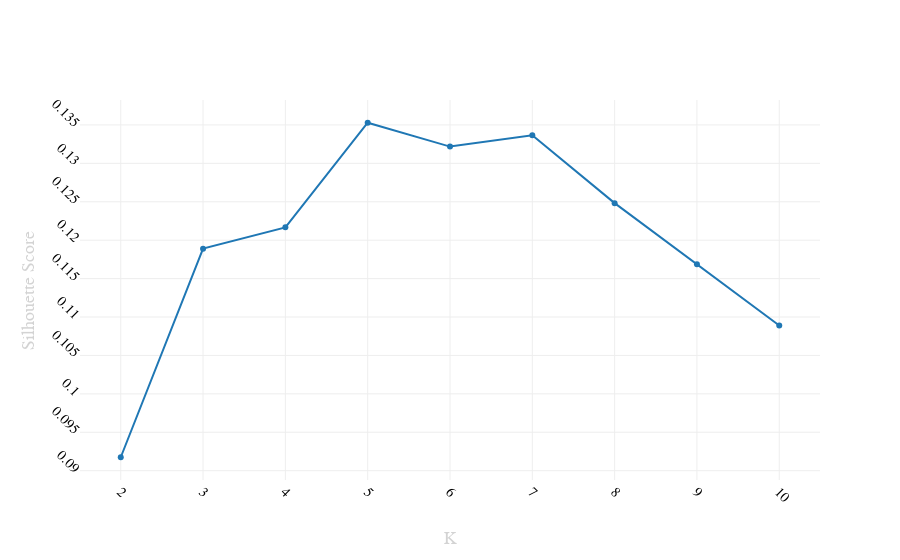

This figure's notebook cell:
### Markdown cell above
<div class="span5 alert alert-info">
<h3>Checkup Exercise Set III</h3>

<p><b>Exercise:</b> Using the documentation for the `silhouette_score` function above, construct a series of silhouette plots like the ones in the article linked above.</p>

<p><b>Exercise:</b> Compute the average silhouette score for each $K$ and plot it. What $K$ does the plot suggest we should choose? Does it differ from what we found using the Elbow method?</p>
</div>

### Code cell
ys=[]
for i in K:
    kmeans=KMeans(n_clusters=i, random_state=1)
    kmeans.fit(X_matrix)
    labels=kmeans.labels_
    ys.append(silhouette_score(X_matrix, labels))
    
# Create a trace
trace = go.Scatter(x = K, y = ys)

data = [trace]
layout = go.Layout(
    xaxis=dict(
        title='K',
        titlefont=dict(
            family='Arial, sans-serif',
            size=18,
            color='lightgrey'
        ),
        showticklabels=True,
        tickangle=45,
        tickfont=dict(
            family='Old Standard TT, serif',
            size=14,
            color='black'
        ),
        exponentformat='e',
        showexponent='all'
    ),
    yaxis=dict(
        title='Silhouette Score',
        titlefont=dict(
            family='Arial, sans-serif',
            size=18,
            color='lightgrey'
        ),
        showticklabels=True,
        tickangle=45,
        tickfont=dict(
            family='Old Standard TT, serif',
            size=14,
            color='black'
        ),
        exponentformat='e',
        showexponent='all'
    )
)
fig = go.Figure(data=data, layout=layout)
py.iplot(fig)

### Figure 1 — Plotly figure (JSON) as saved in the notebook; plotly's stock layout.template omitted (floating-point values rounded to 4 significant figures)
{"data": [{"type": "scatter", "uid": "61f3289e-fd08-45bf-bf52-9976a4425f97", "x": [2, 3, 4, 5, 6, 7, 8, 9, 10], "y": [0.09175, 0.1189, 0.1217, 0.1353, 0.1322, 0.1337, 0.1248, 0.1169, 0.1089]}], "layout": {"xaxis": {"exponentformat": "e", "showexponent": "all", "showticklabels": true, "tickangle": 45, "tickfont": {"color": "black", "family": "Old Standard TT, serif", "size": 14}, "title": {"font": {"color": "lightgrey", "family": "Arial, sans-serif", "size": 18}, "text": "K"}}, "yaxis": {"exponentformat": "e", "showexponent": "all", "showticklabels": true, "tickangle": 45, "tickfont": {"color": "black", "family": "Old Standard TT, serif", "size": 14}, "title": {"font": {"color": "lightgrey", "family": "Arial, sans-serif", "size": 18}, "text": "Silhouette Score"}}}}
